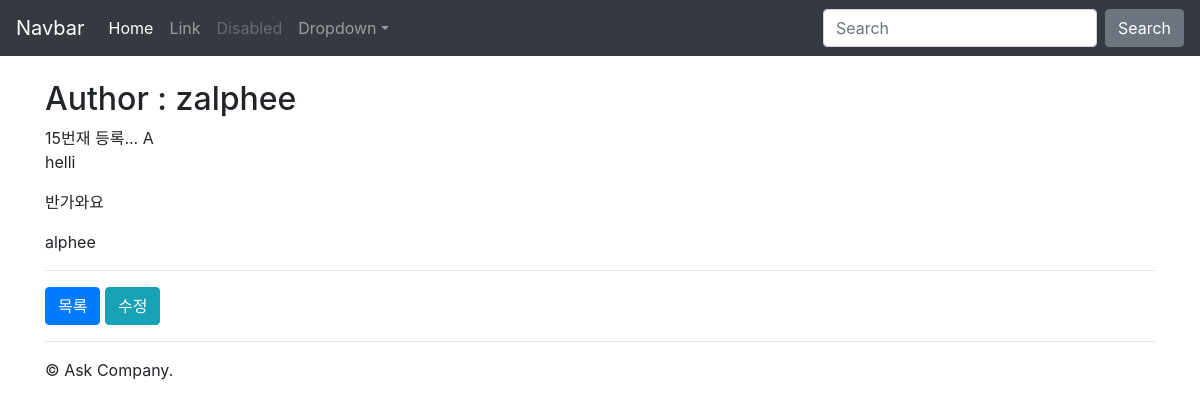
The page /instagram/13/ on the database as committed earlier.
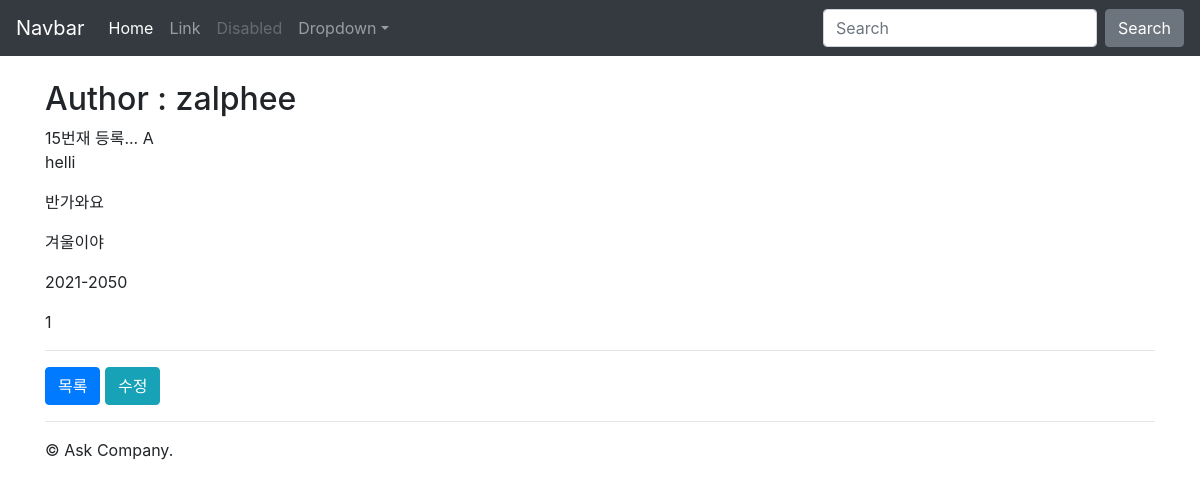
The same page on the database as committed later.
### instagram/models.py (models this page shows, shortened)
class Post(models.Model):
    author = models.ForeignKey(settings.AUTH_USER_MODEL, on_delete=CASCADE, related_name="instagram_post_set")
    message = models.TextField(
        validators=[MinLengthValidator(10)]
    )
    photo = models.ImageField(blank=True, upload_to='instagram/post/images/%Y/%m/%d/')
    tag_set = models.ManyToManyField('Tag', blank=True)
    is_public = models.BooleanField(default=False, verbose_name='공개여부')
    created_at = models.DateTimeField(auto_now_add=True)
    updated_at = models.DateTimeField(auto_now=True)
    class Meta:
        ordering = ['-id']
    def message_length(self):
        return len(self.message)
    message_length.short_description = "메시지 글자수"

### instagram/templates/instagram/post_detail.html (shortened to what this page needs)
{% extends "instagram/layout.html" %}
{% block content %}
    <h2>Author : {{ post.author }}</h2>
    {{ post.message | linebreaks }}
    <hr>
    <a href="{% url 'instagram:post_list' %}" class="btn btn-primary">목록</a>
    <a href="{% url 'instagram:post_edit' post.pk %}" class="btn btn-info">수정</a>
{% endblock content %}

Rows that differ between the two databases and show on the page:
changed Post "zalphee": message "15번재 등록... A helli 반가와요 alphee" → "15번재 등록... A helli 반가와요 겨울이야 2021-2050 1"
